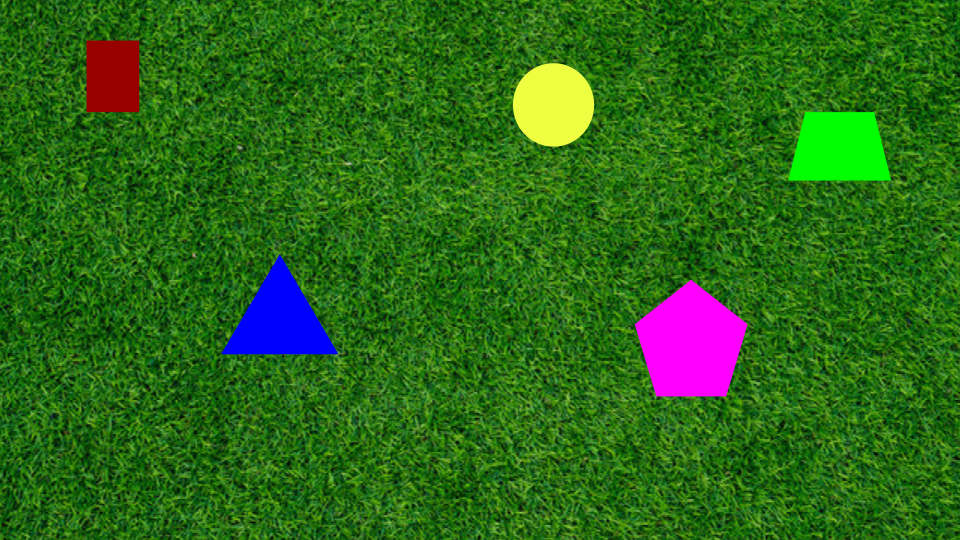
#> input picture PennAir 2024 App Static.png, 960 x 540 px
$ python detect_shapes.py
#> lines starting #> are read from the running program, lines starting #| are printed output that depends on the picture; after the words box and inside, x2 and y2 are one past the last pixel; in counts of white or black regions, pixels touching at a corner belong together
import argparse
import os
from typing import List, Tuple

import cv2
import numpy as np


def read_image_bgr(image_path: str) -> np.ndarray:
	if not os.path.exists(image_path):
		raise FileNotFoundError(f"Input image not found: {image_path}")
	image_bgr = cv2.imread(image_path, cv2.IMREAD_COLOR) #cv2.imread loads the image, and cv2.IMREAD_COLOR loads the image in full color
	if image_bgr is None:
		raise ValueError(f"Failed to load image: {image_path}")
	return image_bgr


def compute_background_lab(image_bgr: np.ndarray, border: int =12) -> np.ndarray:
	"""Estimate grassy background color in CIE LAB by sampling the border."""
	image_lab = cv2.cvtColor(image_bgr, cv2.COLOR_BGR2LAB)
	h, w = image_lab.shape[:2]

	mask = np.zeros((h, w), dtype=np.uint8)
	mask[:border, :] = 1
	mask[-border:, :] = 1
	mask[:, :border] = 1
	mask[:, -border:] = 1

	bg_pixels = image_lab[mask.astype(bool)]
	if bg_pixels.size == 0:
		bg_pixels = image_lab.reshape(-1, 3)
	background_lab = np.median(bg_pixels, axis=0).astype(np.float32)
	return background_lab


essential_kernel = np.ones((5, 5), dtype=np.uint8)

#takes a color image in an nd array and returns a binary mask in an nd array
def build_foreground_mask(image_bgr: np.ndarray) -> np.ndarray:
	"""Create a binary mask for solid shapes on grass using color distance in LAB."""
	blurred = cv2.GaussianBlur(image_bgr, (5, 5), 0) #applies a matrix of size 5x5 with a Gaussian distribution, and auto calculated sigma (standard deviation)
	background_lab = compute_background_lab(blurred)

	#converts the blurred image to the LAB color space
	lab = cv2.cvtColor(blurred, cv2.COLOR_BGR2LAB).astype(np.float32)

	#calculates the distance between each pixel in the blurred image and the background color in the LAB color space
	delta = np.linalg.norm(lab - background_lab.reshape(1, 1, 3), axis=2)
	#normalizes the distance between 0 and 255
	delta_norm = cv2.normalize(delta, None, 0, 255, cv2.NORM_MINMAX).astype(np.uint8)

	#applies a threshold to the normalized distance to create a binary mask
	#A mask is a binary image that where pictures where the color difference is greater
	# than the threshold are white, and pictures where the color difference is less than the threshold are black
	_, mask = cv2.threshold(delta_norm, 0, 255, cv2.THRESH_BINARY + cv2.THRESH_OTSU)

	#applies a "dilation", then "erosion" to the mask to fill small holes inside detected shapes and joins nearby white regions
	#FILLS HOLES
	mask = cv2.morphologyEx(mask, cv2.MORPH_CLOSE, essential_kernel, iterations=2)

	#applies a "erosion", then "dilation" to the mask to remove small blobs left in the grass.
	#REMOVES SMALL BLOBS
	mask = cv2.morphologyEx(mask, cv2.MORPH_OPEN, essential_kernel, iterations=1)

	return mask

#classifies the shape given the contour
def classify_shape(contour: np.ndarray) -> str:
	# Calculates the perimeter (arc length) of the contour in pixel units.
	perimeter = float(cv2.arcLength(contour, True))
	if perimeter == 0:
		return "unknown"

	# epsilon determines the maximum distance between the original contour and its approximation.
	# A smaller epsilon yields a closer fit to the original contour, while a larger epsilon results in a simpler, more polygonal shape.
	epsilon = 0.02 * perimeter
	# approx is an array containing the coordinates of the corner points (vertices) of the polygonal approximation of the contour.
	approx = cv2.approxPolyDP(contour, epsilon, True)
	vertex_count = len(approx)

	area = float(cv2.contourArea(contour))
	if area <= 0:
		return "unknown"

	# Calculates the circularity of the contour.
	# Circularities > 0.78 are considered circles.
	circularity = 4.0 * np.pi * area / (perimeter * perimeter + 1e-6)

	if vertex_count >= 8 or circularity > 0.78:
		return "circle"
	if vertex_count == 3:
		return "triangle"
	if vertex_count == 4:

		# This section computes the bounding rectangle for the approximated polygon (approx).
		# The function cv2.boundingRect returns the x and y coordinates of the top-left corner,
		# as well as the width (w) and height (h) of the rectangle that tightly encloses the polygon.
		x, y, w, h = cv2.boundingRect(approx)
		aspect_ratio = w / float(h)
		if 0.90 <= aspect_ratio <= 1.10:
			return "square"
		return "quadrilateral"
	if vertex_count == 5:
		return "pentagon"
	if vertex_count == 6:
		return "hexagon"
	return f"{vertex_count}-gon"


#finds the contours of the shapes in the mask
def find_contours(mask: np.ndarray) -> List[np.ndarray]:
	#finds the contours of the shapes in the mask that are external (ignores holes and nested contours).
	#cv2.RETR_EXTERNAL is used to find the external contours only.
	#cv2.CHAIN_APPROX_SIMPLE is used to only return the corners of the contours, saving memory, increasing efficiency
	contours, _ = cv2.findContours(mask, cv2.RETR_EXTERNAL, cv2.CHAIN_APPROX_SIMPLE)
	#filters out contours that are too small
	min_area = max(100, int(0.0005 * mask.shape[0] * mask.shape[1]))
	large_contours = [cnt for cnt in contours if cv2.contourArea(cnt) >= min_area]

	#sorts the contours by the x-coordinate of the bounding rectangle of the contour
	#cv2.boundingRect(c)[0] extracts the x-coordinate of the bounding rectangle of each contour
	#which is used to sort them left to right.
	large_contours.sort(key=lambda c: cv2.boundingRect(c)[0])
	return large_contours


def annotate_image(image_bgr: np.ndarray, contours: List[np.ndarray]) -> np.ndarray:
	annotated = image_bgr.copy()
	for idx, contour in enumerate(contours, start=1):
		#classifies the shape
		shape_name = classify_shape(contour)

		#draws 2 contours
		cv2.drawContours(annotated, [contour], -1, (0, 0, 0), thickness=3)
		cv2.drawContours(annotated, [contour], -1, (0, 255, 255), thickness=1)


		# This section calculates the centroid (center of mass) of the contour using image moments.
		# cv2.moments(contour) computes spatial moments, which are essentially sums over the coordinates of the contour points.
		# In this context, since the contour is a set of points (not a grayscale image), the "pixel value" is just 1 for each point,
		# so the moments are not actually weighted by intensity—they are just sums over the coordinates.
		# "m10" is the sum of all x coordinates of the contour points, and "m01" is the sum of all y coordinates.
		# "m00" is the area (or, for a set of points, the number of points or the total "mass").
		# The centroid's x coordinate is m10/m00 (average x), and the y coordinate is m01/m00 (average y).
		# This is equivalent to taking the pure centroid of the shape's area, not just the average of the contour points.
		# Using moments gives a more accurate center for filled shapes, especially if the contour encloses an area.
		moments = cv2.moments(contour)
		if moments["m00"] != 0:
			center_x = int(moments["m10"] / moments["m00"])
			center_y = int(moments["m01"] / moments["m00"])

			#draws a circle and a cross at the center of the contour
			cv2.circle(annotated, (center_x, center_y), 5, (0, 0, 255), -1)
			cv2.drawMarker(annotated, (center_x, center_y), (255, 255, 255), markerType=cv2.MARKER_CROSS, thickness=2)
			label = f"{shape_name} #{idx}"
			#writes label twice to make it more readable
			cv2.putText(annotated, label, (center_x + 8, center_y - 8), cv2.FONT_HERSHEY_SIMPLEX, 0.6, (0, 0, 0), 3, cv2.LINE_AA)
			cv2.putText(annotated, label, (center_x + 8, center_y - 8), cv2.FONT_HERSHEY_SIMPLEX, 0.6, (255, 255, 255), 1, cv2.LINE_AA)
		else: #fallback for extremely thin contours with area approx 0.
			x, y, _, _ = cv2.boundingRect(contour)
			label = f"{shape_name} #{idx}"
			cv2.putText(annotated, label, (x, y - 8), cv2.FONT_HERSHEY_SIMPLEX, 0.6, (0, 0, 0), 3, cv2.LINE_AA)
			cv2.putText(annotated, label, (x, y - 8), cv2.FONT_HERSHEY_SIMPLEX, 0.6, (255, 255, 255), 1, cv2.LINE_AA)

	return annotated


def run(input_path: str, output_path: str, save_mask_path: str = "") -> Tuple[int, int, int]:
	image_bgr = read_image_bgr(input_path)
#> in read_image_bgr, image_bgr is the input picture: shape (540, 960, 3); mean B, G, R 24.5, 104.6, 44
	mask = build_foreground_mask(image_bgr)
#> in compute_background_lab, `image_lab = cv2.cvtColor(image_bgr, cv2.COLOR_BGR2LAB)`: image_lab: shape (540, 960, 3); mean of channels 0, 1, 2 102.4, 94.6, 164.7
#> in compute_background_lab, `background_lab = np.median(bg_pixels, axis=0).astype(np.float32)`: background_lab = [97, 90, 167]
#> in build_foreground_mask, `lab = cv2.cvtColor(blurred, cv2.COLOR_BGR2LAB).astype(np.float32)`:
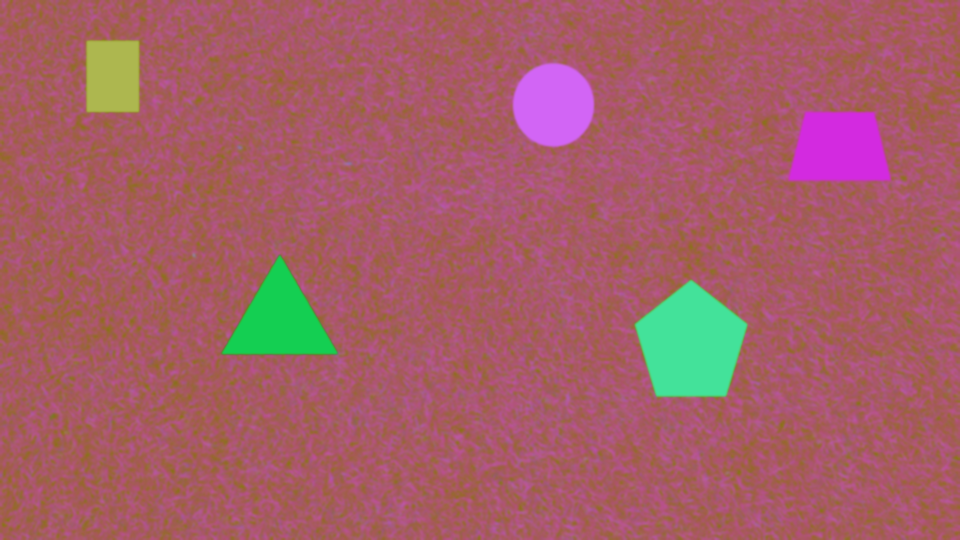
#> lab: shape (540, 960, 3) float32; mean B, G, R 102.4, 94.6, 164.7
#> in build_foreground_mask, `delta = np.linalg.norm(lab - background_lab.reshape(1, 1, 3), axis=2)`:
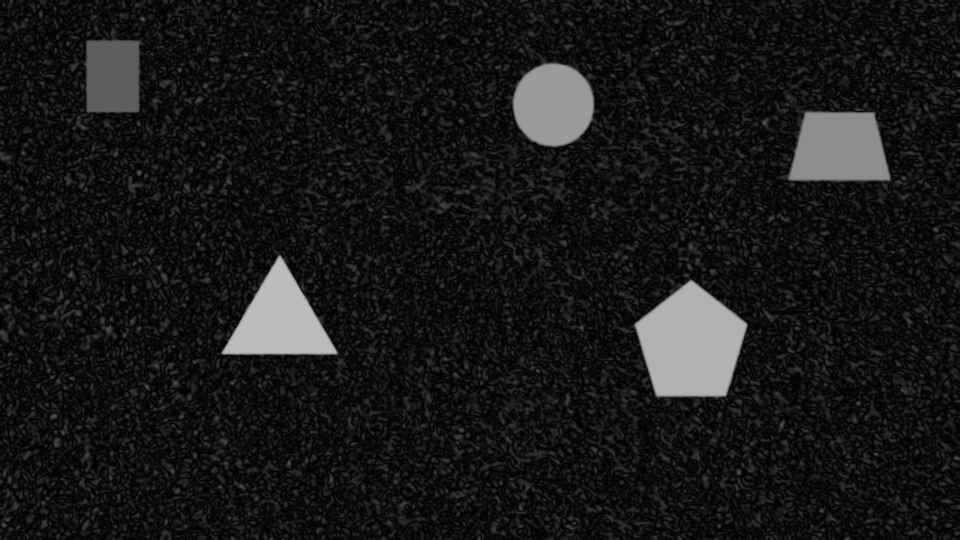
#> delta: shape (540, 960) float32; min 0, max 188.5, mean 24.7
#> in build_foreground_mask, `delta_norm = cv2.normalize(delta, None, 0, 255, cv2.NORM_MINMAX).astyp..`:
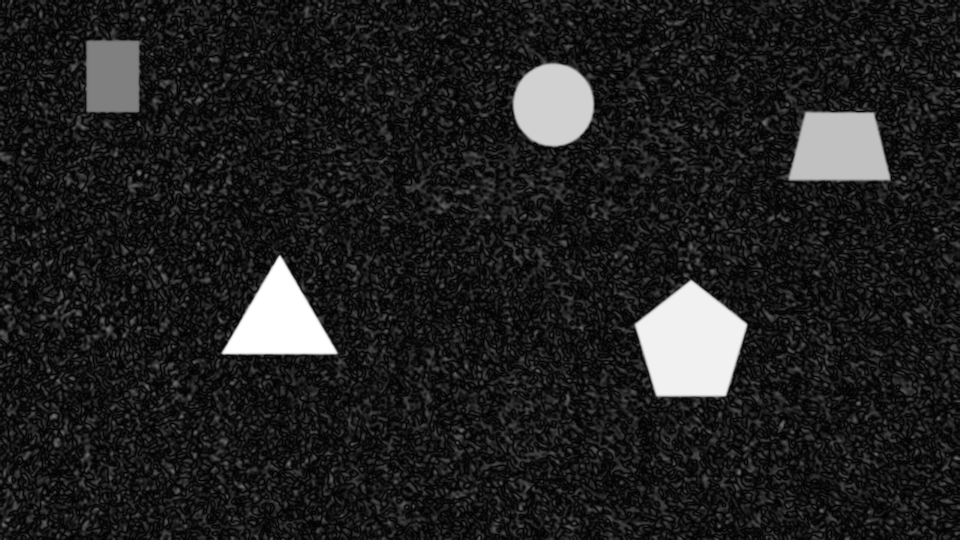
#> delta_norm: shape (540, 960); min 0, max 255, mean 33
#> in build_foreground_mask, `_, mask = cv2.threshold(delta_norm, 0, 255, cv2.THRESH_BINARY + cv2.TH..`:
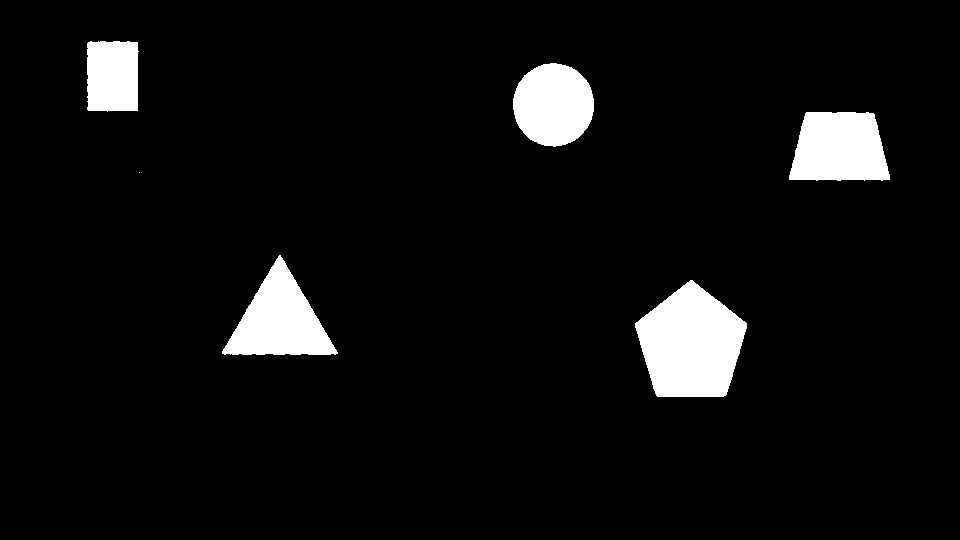
#> mask: shape (540, 960); 5.8% white; 6 white regions (1 under 20 px), largest, box (x1, y1, x2, y2) and area: (635, 280, 747, 397) 9229, (222, 255, 338, 355) 5991, (789, 112, 890, 181) 5803, (513, 63, 594, 147) 5302, (87, 41, 139, 112) 3517
#> in build_foreground_mask, `mask = cv2.morphologyEx(mask, cv2.MORPH_CLOSE, essential_kernel, itera..`: mask: shape (540, 960); 5.8% white; 6 white regions (1 under 20 px), largest, box (x1, y1, x2, y2) and area: (635, 280, 747, 397) 9229, (222, 255, 338, 355) 6026, (789, 112, 890, 181) 5808, (513, 63, 594, 147) 5302, (87, 41, 139, 112) 3559
#> in build_foreground_mask, `mask = cv2.morphologyEx(mask, cv2.MORPH_OPEN, essential_kernel, iterat..`: mask: shape (540, 960); 5.8% white; 5 white regions
	contours = find_contours(mask)
#> in find_contours, `contours, _ = cv2.findContours(mask, cv2.RETR_EXTERNAL, cv2.CHAIN_APPR..`: contours = 5 contours; box (x1, y1, x2, y2) and area: (635, 281, 747, 397) 9063, (223, 258, 336, 355) 5853, (789, 112, 890, 180) 5645, (513, 63, 594, 146) 5182, (87, 41, 138, 111) 3439
#> in find_contours, `large_contours = [cnt for cnt in contours if cv2.contourArea(cnt) >= m..`: large_contours has the same summary as contours
	annotated = annotate_image(image_bgr, contours)
#> the loop in annotate_image, `for idx, contour in enumerate(contours, start=1):` made 5 passes
#> (perimeter in classify_shape, epsilon in classify_shape, approx in classify_shape, vertex_count in classify_shape, area in classify_shape, circularity in classify_shape) on passes 1, 5: (235.7, 4.71, [[88, 42], [87, 109], [137, 110], [137, 42]], 4, 3439, 0.778), (314.1, 6.28, [[805, 113], [789, 179], [889, 179], [873, 113]], 4, 5645, 0.719)
#> (perimeter in classify_shape, epsilon in classify_shape, approx in classify_shape, vertex_count in classify_shape, area in classify_shape, circularity in classify_shape, shape_name, center_x) on pass 2: (352.7, 7.05, [[277, 258], [223, 353], [335, 354]], 3, 5853, 0.591, 'triangle', 279)
#> after the loop in annotate_image, `for idx, contour in enumerate(contours, start=1):`:
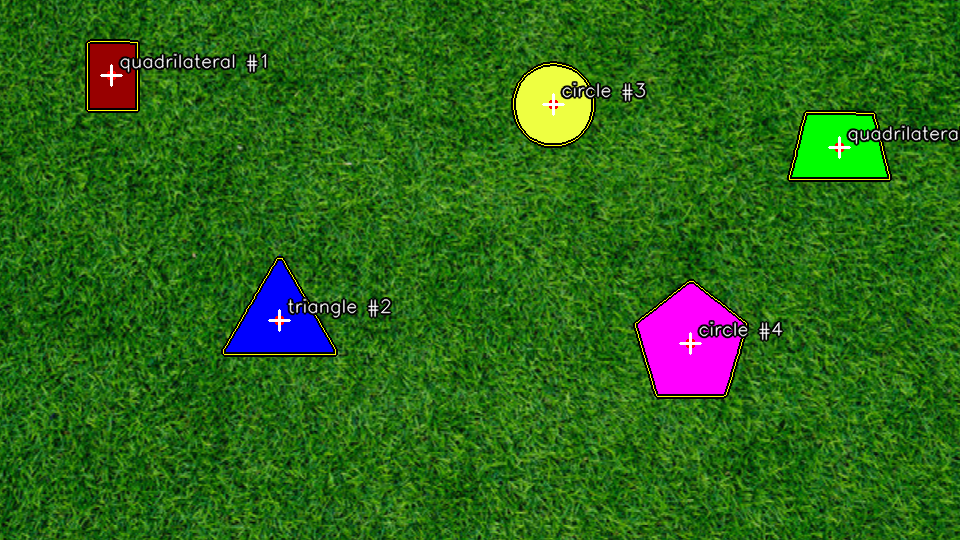
#> annotated: shape (540, 960, 3); 2.92% of pixels changed, all inside (x1, y1, x2, y2) = (85, 39, 960, 399)

	os.makedirs(os.path.dirname(output_path) or ".", exist_ok=True)
	cv2.imwrite(output_path, annotated)
	if save_mask_path:
		os.makedirs(os.path.dirname(save_mask_path) or ".", exist_ok=True)
		cv2.imwrite(save_mask_path, mask)

	return annotated.shape[1], annotated.shape[0], len(contours)


def parse_args() -> argparse.Namespace:
	# 'parser' is an instance of argparse.ArgumentParser.
	# We use it here to define and handle command-line arguments for the script.
	# This allows users to specify input/output file paths and options when running the script from the command line.
	parser = argparse.ArgumentParser(description="Detect and annotate solid shapes on a grassy background.")
	parser.add_argument("--input", "-i", type=str, default="PennAir 2024 App Static.png", help="Path to input image")
	parser.add_argument("--output", "-o", type=str, default="annotated.png", help="Path to save annotated image")
	parser.add_argument("--mask", type=str, default="", help="Optional path to save the binary mask image")
	return parser.parse_args()


if __name__ == "__main__":
	args = parse_args()
	width, height, count = run(args.input, args.output, args.mask)
#> width = 960; height = 540; count = 5
	print(f"Saved annotated image to: {args.output} ({width}x{height}), shapes detected: {count}")
#| Saved annotated image to: annotated.png (960x540), shapes detected: 5
